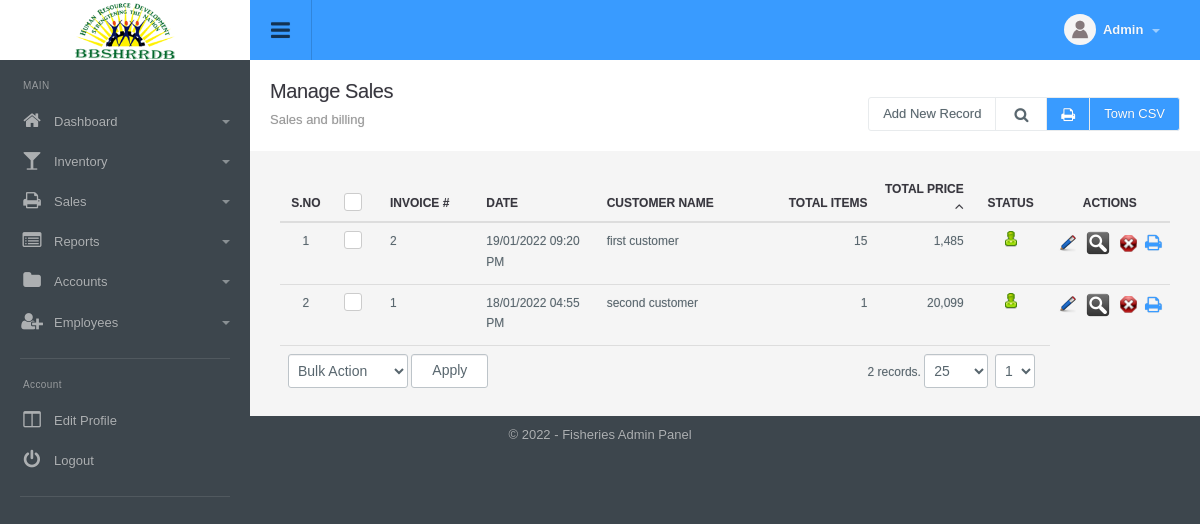
The page /sales_manage.php?order_by=total_price&order=asc (signed in) on the database its author committed.
### tables this page shows
CREATE TABLE `config_variable` (
  `id` int(11) NOT NULL,
  `config_type_id` int(11) NOT NULL,
  `title` varchar(512) NOT NULL,
  `notes` varchar(512) NOT NULL,
  `type` varchar(200) NOT NULL,
  `default_values` text NOT NULL,
  `key` varchar(200) NOT NULL,
  `value` text NOT NULL,
  `sortorder` int(11) NOT NULL
);

CREATE TABLE `menu` (
  `id` int(11) NOT NULL,
  `title` varchar(100) NOT NULL,
  `url` varchar(100) NOT NULL,
  `parent_id` int(11) NOT NULL,
  `depth` int(1) NOT NULL,
  `sortorder` int(11) NOT NULL,
  `icon` varchar(200) NOT NULL,
  `small_icon` varchar(200) NOT NULL
);

CREATE TABLE `sales` (
  `id` int(11) NOT NULL,
  `datetime_added` datetime NOT NULL,
  `type` int(1) NOT NULL DEFAULT '0',
  `customer_name` varchar(200) NOT NULL,
  `phone` varchar(50) NOT NULL,
  `address` varchar(1000) NOT NULL,
  `customer_id` int(11) NOT NULL,
  `total_items` int(11) DEFAULT NULL,
  `total_price` decimal(10,2) DEFAULT NULL,
  `discount` decimal(10,2) DEFAULT NULL,
  `net_price` decimal(10,2) DEFAULT NULL,
  `customer_payment_id` int(11) DEFAULT NULL,
  `cash_receive` decimal(10,2) DEFAULT NULL,
  `cash_return` decimal(10,2) DEFAULT NULL,
  `town` int(1) DEFAULT NULL,
  `bill_image` varchar(100) DEFAULT NULL,
  `status` int(11) NOT NULL DEFAULT '1',
  `ts` timestamp NOT NULL DEFAULT CURRENT_TIMESTAMP ON UPDATE CURRENT_TIMESTAMP
);

### include/utility.php (called while the page is built, shortened)
<?php
function get_config($var){
	global $dblink;
	$sql="select value from config_variable where `key`='".slash($var)."'";
	$resConfig=doquery($sql,$dblink);
	if(numrows($resConfig)>0){
		while($rowConfig=dofetch($resConfig))
			return unslash($rowConfig["value"]);
	}
}
$site_title=get_config("site_title");
$file_upload_root="./uploads/";
function slash($str){
	if(!is_array($str))
		return utf8_encode(addslashes($str));
	else{
		for($i=0; $i<count($str); $i++)
			$str[$i]=slash($str[$i]);
		return $str;
	}
}
function unslash($str){
	return stripslashes(utf8_decode($str));
	}
function datetime_convert($date_added){
	return date("d/m/Y h:i A", strtotime($date_added));
}
function curr_format($amount){
	return ($amount<0?'(':'').number_format(abs($amount), 0, '.',',').($amount<0?')':'');
}

### include/db.php (called while the page is built, shortened)
<?php
function doquery($qr,$lnk){
	@$res=mysqli_query($lnk,$qr) or die($qr." - ".mysqli_error($lnk));
	return $res;
}
function dofetch($rs){
	@$rec=mysqli_fetch_array($rs);
	return $rec;
}
function numrows($rs){
	return mysqli_num_rows($rs);
}

### modules/sales/list.php (the view, shortened to what this page needs)
<div class="page-header">
	<h1 class="title">Manage Sales</h1>
  	<ol class="breadcrumb">
    	<li class="active">Sales and billing</li>
  	</ol>
  	<div class="right">
    	<div class="btn-group" role="group" aria-label="...">
        	<a href="sales_manage.php?tab=add" class="btn btn-light editproject">Add New Record</a>
            <a id="topstats" class="btn btn-light" href="#"><i class="fa fa-search"></i></a>
            <a class="btn print-btn" href="sales_manage.php?tab=report"><i class="fa fa-print" aria-hidden="true"></i></a>
            <a class="btn print-btn" href="sales_manage.php?tab=town_csv">Town CSV</a>
        </div>
  	</div>
</div>
<div class="panel-body table-responsive">
	<table class="table table-hover list">
    	<thead>
            <tr>
                <th width="2%" class="text-center">S.no</th>
                <th class="text-center" width="3%"><div class="checkbox checkbox-primary">
                    <label for="select_all"></label></div></th>
                <th width="8%">Invoice #</th>
                <th width="10%">
                	<a href="sales_manage.php?order_by=datetime_added&order=<?php echo $order=="asc"?"desc":"asc"?>" class="sorting">
                        Date
 					</a>
                </th>
                <th width="15%">Customer Name</th>
                <th class="text-right" width="8%">Total Items</th>
                <th class="text-right" width="8%">
                	<a href="sales_manage.php?order_by=total_price&order=<?php echo $order=="asc"?"desc":"asc"?>" class="sorting">
                		Total Price
                        <?php
                            if( $order_by == "total_price" ) {
                                ?>
                                <span class="sort-icon">
                                    <i class="fa fa-angle-<?php echo $order=="asc"?"up":"down"?>" data-hover_in="<?php echo $order=="asc"?"down":"up"?>" data-hover_out="<?php echo $order=="desc"?"down":"up"?>" aria-hidden="true"></i>
                                </span>
                                <?php
                            }
                            ?>
                    </a>
                </th>
                <th class="text-center" width="5%">Status</th>
                <th class="text-center" width="10%">Actions</th>
            </tr>
    	</thead>
    	<tbody>
			<?php
            $rs=show_page($rows, $pageNum, $sql);
            if(numrows($rs)>0){
                $sn=1;
                while($r=dofetch($rs)){
                    $ts = strtotime( $r["datetime_added"] );
                    $count = dofetch(doquery( "select count(1) from sales where datetime_added >= '".date("Y-m-01 00:00:00", $ts)."' and datetime_added<'".date("Y-m-d H:i:s", $ts)."'", $dblink ));
                    $invoice_id = $count["count(1)"]+1;
                    ?>
                    <tr>
                        <td class="text-center"><?php echo $sn;?></td>
                        <td class="text-center"><div class="checkbox margin-t-0 checkbox-primary">
                            <label for="<?php echo "rec_".$sn?>"></label></div>
                        </td>
                        <td><?php echo $invoice_id;?></td>
                        <td><?php echo datetime_convert($r["datetime_added"]); ?></td>
                        <td><?php echo unslash($r["customer_name"]); ?></td>
                        <td class="text-right"><?php echo unslash($r["total_items"]); ?></td>
                        <td class="text-right"><?php echo curr_format(unslash($r["net_price"])); ?></td>
                        <td class="text-center"><a href="sales_manage.php?id=<?php echo $r['id'];?>&tab=status&s=<?php echo ($r["status"]==0)?1:0;?>">
                            <?php
                            if($r["status"]==0){
                                ?>
                                <img src="images/offstatus.png" alt="Off" title="Set Status On">
                                <?php
                            }
                            else{
                                ?>
                                <img src="images/onstatus.png" alt="On" title="Set Status Off">
                                <?php
                            }
                            ?>
                        </a></td>
                        <td class="text-center">
                            <a href="sales_manage.php?tab=edit&id=<?php echo $r['id'];?>"><img title="Edit Record" alt="Edit" src="images/edit.png"></a>&nbsp;&nbsp;
                            <a href="sales_manage.php?tab=print&id=<?php echo $r['id'];?>"><img title="Print Record" alt="Print" src="images/view.png"></a>&nbsp;&nbsp;
                            <a onclick="return confirm('Are you sure you want to delete')" href="sales_manage.php?id=<?php echo $r['id'];?>&amp;tab=delete"><img title="Delete Record" alt="Delete" src="images/delete.png"></a>
                            <a style="font-size: 18px;vertical-align: middle;margin-left: 5px;" href="sales_manage.php?tab=print_invoice&id=<?php echo $r['id'];?>"><i class="fa fa-print" aria-hidden="true"></i></a>&nbsp;&nbsp;
                        </td>
                    </tr>
                    <?php
                    $sn++;
                }
                ?>
                <tr>
                    <td colspan="5" class="actions">
                        <select name="bulk_action" id="bulk_action" title="Choose Action">
                            <option value="null">Bulk Action</option>
                        </select>
                        <input type="button" name="apply" value="Apply" id="apply_bulk_action" class="btn btn-light" title="Apply Action"  />
                    </td>
                    <td colspan="3" class="paging" title="Paging" align="right"><?php echo pages_list($rows, "sales", $sql, $pageNum)?></td>
                </tr>
                <?php
            }
            else{
                ?>
                <tr>
                    <td colspan="8"  class="no-record">No Result Found</td>
                </tr>
                <?php
            }
            ?>
    	</tbody>
  	</table>
</div>

### include/header.php (shortened to what this page needs)
<!DOCTYPE html PUBLIC "-//W3C//DTD XHTML 1.0 Transitional//EN" "http://www.w3.org/TR/xhtml1/DTD/xhtml1-transitional.dtd">
<html xmlns="http://www.w3.org/1999/xhtml">
<head>
<link type="text/css" rel="stylesheet" href="css/font-awesome.min.css" />
<link type="text/css" rel="stylesheet" href="css/font-awesome.css" />
<link type="text/css" rel="stylesheet"  href="css/bootstrap.css" />
<link rel="stylesheet" href="css/bootstrap-datetimepicker.min.css" />
<link type="text/css" rel="stylesheet"  href="css/awesome-bootstrap-checkbox.css" />
<link href="css/general.css" type="text/css" rel="stylesheet" />
<link type="text/css" rel="stylesheet"  href="css/style.css" />
</head>
<body>
	<div id="wrapper" class="round_corners">
    	<div id="top" class="clearfix">
            <div class="applogo">
                <a href="index.php" class="logo"><?php $admin_logo=get_config("admin_logo"); if(empty($admin_logo)) echo $site_title; else { ?><img src="<?php echo $file_upload_root;?>config/<?php echo $admin_logo?>" /><?php }?></a>
            </div>
            <a class="sidebar-open-button" href="#"><i class="fa fa-bars"></i></a>
            <ul class="top-right">
            	<li class="dropdown link">
                	<a class="dropdown-toggle profilebox" data-toggle="dropdown" href="#">
                    	<img alt="img" src="images/profileimg-default.png">
                        <b><?php echo ucfirst((isset($_SESSION["logged_in_admin"]) && $_SESSION["logged_in_admin"]!="")?$_SESSION["logged_in_admin"]["name"]:"Guest");?></b>
                        <span class="caret"></span>
                    </a>
                </li>
           </ul>
        </div>
        <div class="sidebar clearfix">
       		<ul class="sidebar-panel nav">
  				<li class="sidetitle">MAIN</li>
				<?php
					$parents=doquery("select * from menu where parent_id=0 order by sortorder",$dblink);
					if(numrows($parents)>0){
						while($parent=dofetch($parents)){
						?>
						<li>
                        	<a href="<?php echo unslash($parent["url"])?>"><span class="icon color5"><i class="fa fa-<?php echo unslash($parent["small_icon"])?>"></i></span><?php echo unslash($parent["title"])?>
							<?php
								$submenus=doquery("select * from menu where parent_id='".$parent["id"]."' order by sortorder",$dblink);
								if(numrows($submenus)>0){
									?>
                                <span class="caret"></span></a>
                                <?php
                            }
							else{
								echo "</a>";
							}
							?>
						</li>
						<?php
					}
				}
				?>
         	</ul>
            <ul class="sidebar-panel nav">
                <li class="sidetitle">Account</li>
                <li><a href="admin_manage.php?tab=edit&id=<?php echo $_SESSION["logged_in_admin"]["id"]?>"><span class="icon color15"><i class="fa fa-columns"></i></span>Edit Profile</a></li>
                <li><a href="logout.php"><span class="icon color12"><i class="fa falist fa-power-off"></i></span>Logout</a></li>
            </ul>
	    </div>
		<div class="content">

### include/footer.php (shortened to what this page needs)
<div id="footer" class="bottom_round_corners">
	<div id="footer_content">
    	<address>&copy; <?php echo date("Y");?> - <?php echo $site_title; ?> Admin Panel</address>
    </div>
</div>
<link href="js/fancybox/jquery.fancybox.css" rel="stylesheet" type="text/css" />
<link href="js/chosen/chosen.css" rel="stylesheet" type="text/css" />
<?php include("include/upload_center.php");?>
</body>
</html>

### rows shown on the page
config_variable: value (picture)
menu: title "Dashboard"
menu: title "Inventory"
menu: title "Sales"
menu: title "Reports"
menu: title "Accounts"
menu: title "Employees"
sales: invoice_id "2", datetime_added "19/01/2022 09:20 PM", customer_name "first customer", total_items "15", net_price "1,485", status 1 (drawn)
sales: invoice_id "1", datetime_added "18/01/2022 04:55 PM", customer_name "second customer", total_items "1", net_price "20,099", status 1 (drawn)
config_variable: value "Fisheries"

### other values the page prints
pages_list($rows, "sales", $sql, $pageNum) "2 records."
form field page "1"
